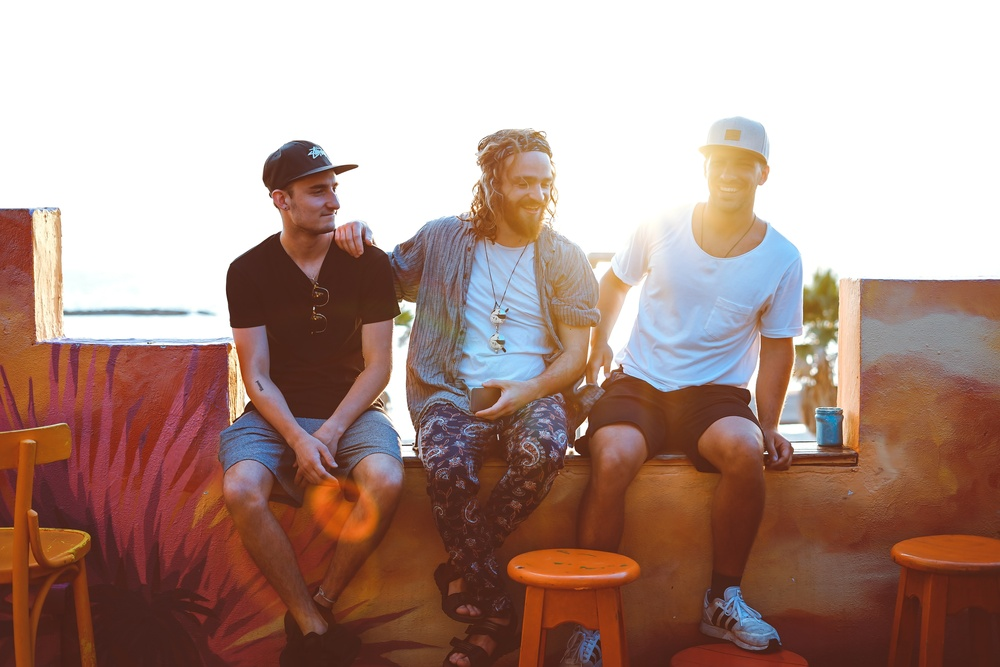
#> input picture python/1imagensEntrada/10.jpg, 1000 x 667 px, shrunk from 3888 x 2592 before the run
$ python 1transformadaFourier.py
#> lines starting #> are read from the running program, lines starting #| are printed output that depends on the picture
# teoria: https://www.lume.ufrgs.br/bitstream/handle/10183/6748/000446124.pdf?sequence=1
# teoria: https://www.cin.ufpe.br/~ags/Sinais/Aplica%C3%A7%C3%A3o%20da%20Transformada%20de%20Fourier%20no%20processamento%20digital%20de%20imagens.pdf
# teoria: https://valci.com.br/download/Transformada-de-Fourier-e-Aplicacoes.pdf

import cv2
import numpy as np
from matplotlib import pyplot as plt
from pylab import *

img = cv2.imread("./../1imagensEntrada/10.jpg")
#> img is the input picture: shape (667, 1000, 3); mean B, G, R 139, 147.8, 175.8
img_gray = cv2.cvtColor(img, cv2.COLOR_RGB2GRAY)    # Converte para escala de cinza
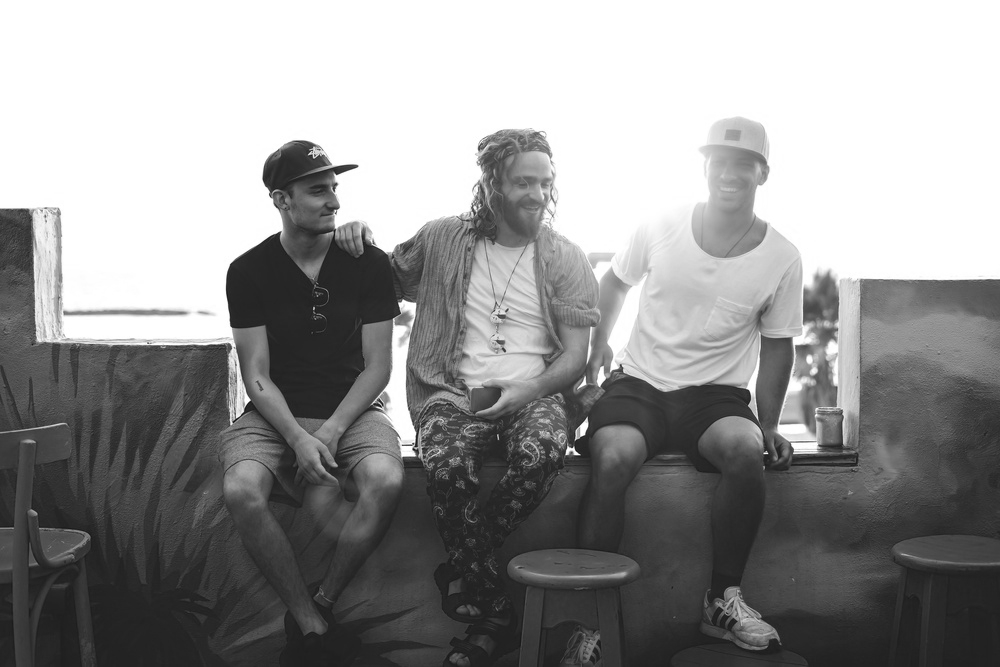
#> img_gray: shape (667, 1000); min 6, max 255, mean 148.4

# https://medium.com/turing-talks/transformada-de-fourier-b1775e891cc5
# Computando a fft2 do gatinho
D = np.fft.fft2(img_gray)
result = np.fft.fftshift(np.log(np.abs(D)))
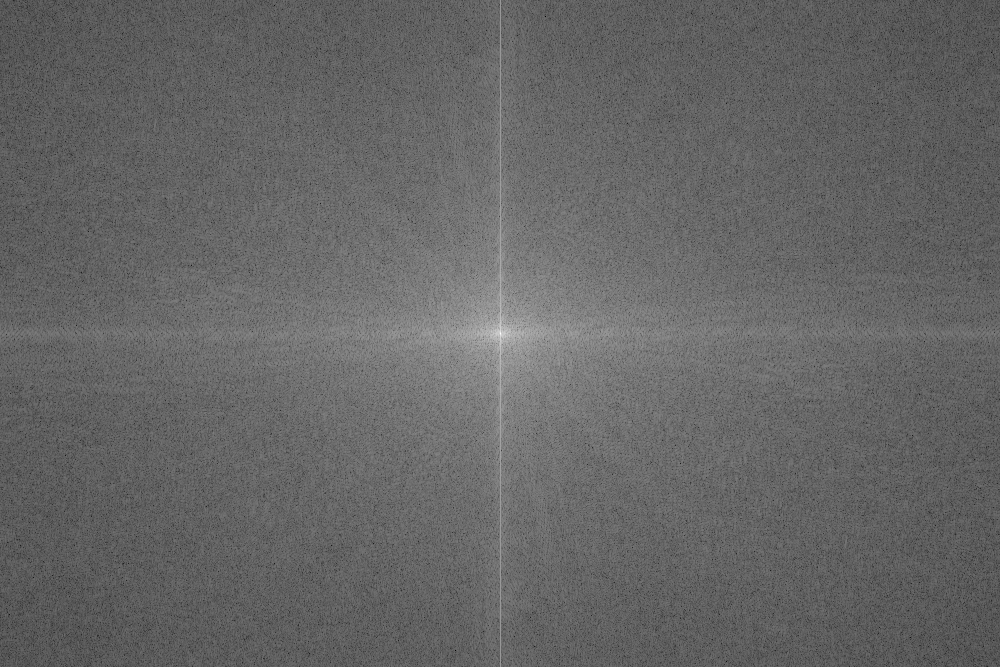
#> result: shape (667, 1000) float64; min 1.52, max 18.41, mean 8.28; drawn with min black and max white
img_inversa = np.fft.ifftshift(result)
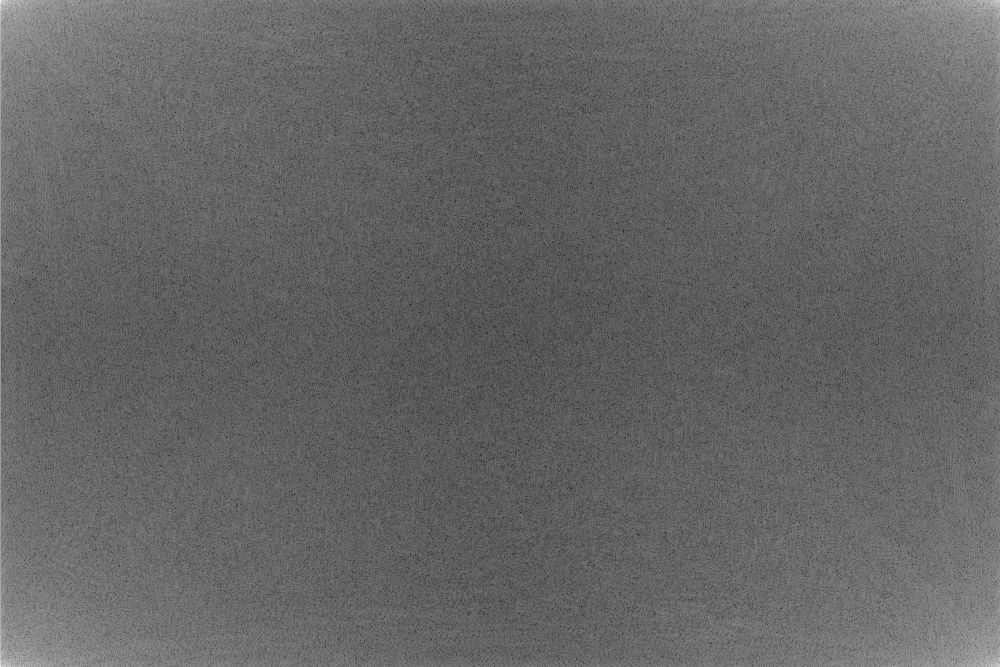
#> img_inversa: shape (667, 1000) float64; min 1.52, max 18.41, mean 8.28; drawn with min black and max white

figura = plt.figure(figsize=(10,5))
plt.subplot(131), plt.title(" entrada"), plt.axis('off'), plt.imshow(cv2.cvtColor(img, cv2.COLOR_BGR2RGB))
plt.subplot(132), plt.title("img transformada"), plt.axis('off'), plt.imshow(result, cmap = 'gray')
plt.subplot(133), plt.title("transformada inversa"), plt.axis('off'), plt.imshow(img_inversa, cmap = 'gray')
plt.show()
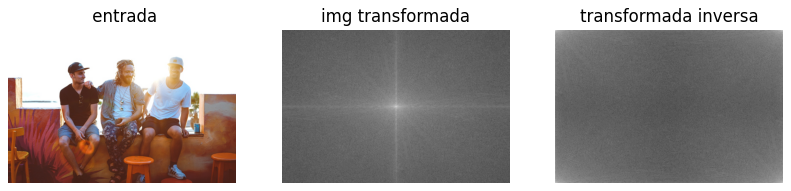
#> figure drawn by matplotlib, 3 panels

$ run again, with python/1imagensEntrada/01.jpg copied over python/1imagensEntrada/10.jpg
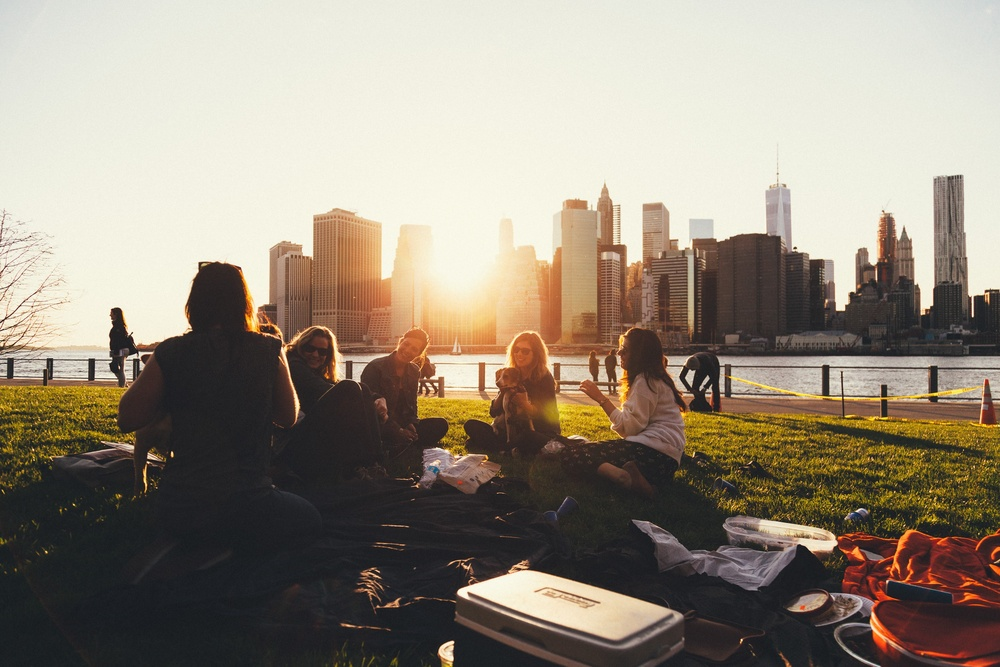
#> input picture python/1imagensEntrada/01.jpg, 1000 x 667 px, shrunk from 3000 x 2000 before the run
#> img is the input picture: shape (667, 1000, 3); mean B, G, R 124.6, 139, 149.3
#> `img_gray = cv2.cvtColor(img, cv2.COLOR_RGB2GRAY)`:
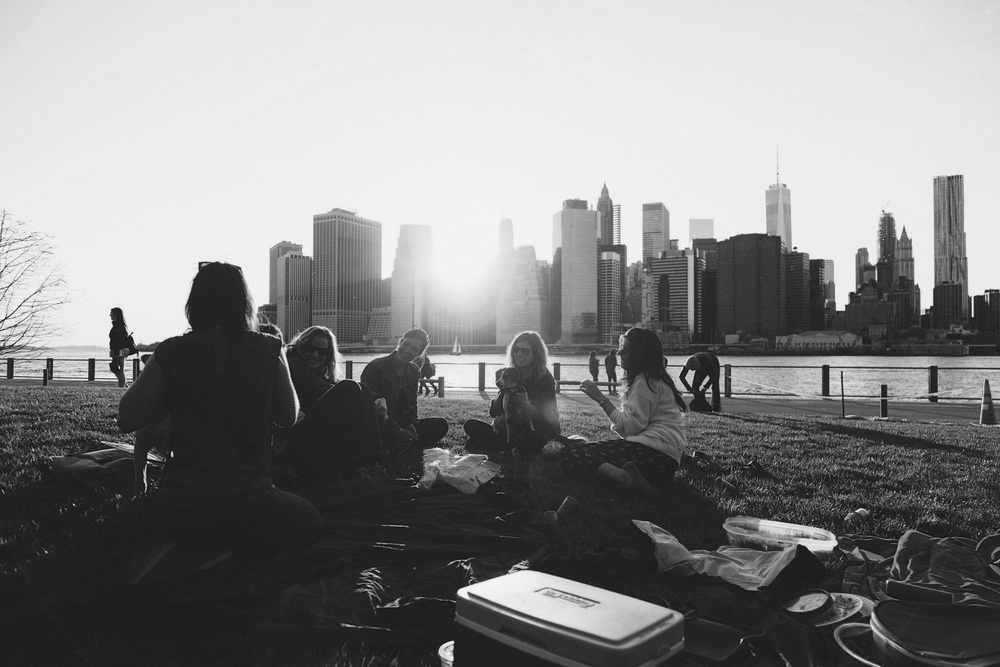
#> img_gray: shape (667, 1000); min 11, max 250, mean 135.8
#> `plt.show()`:
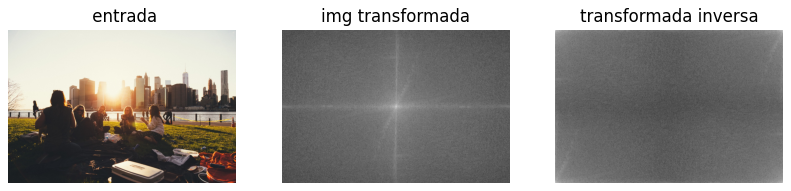
#> figure drawn by matplotlib, 3 panels

$ run again, with python/1imagensEntrada/02.jpg copied over python/1imagensEntrada/10.jpg
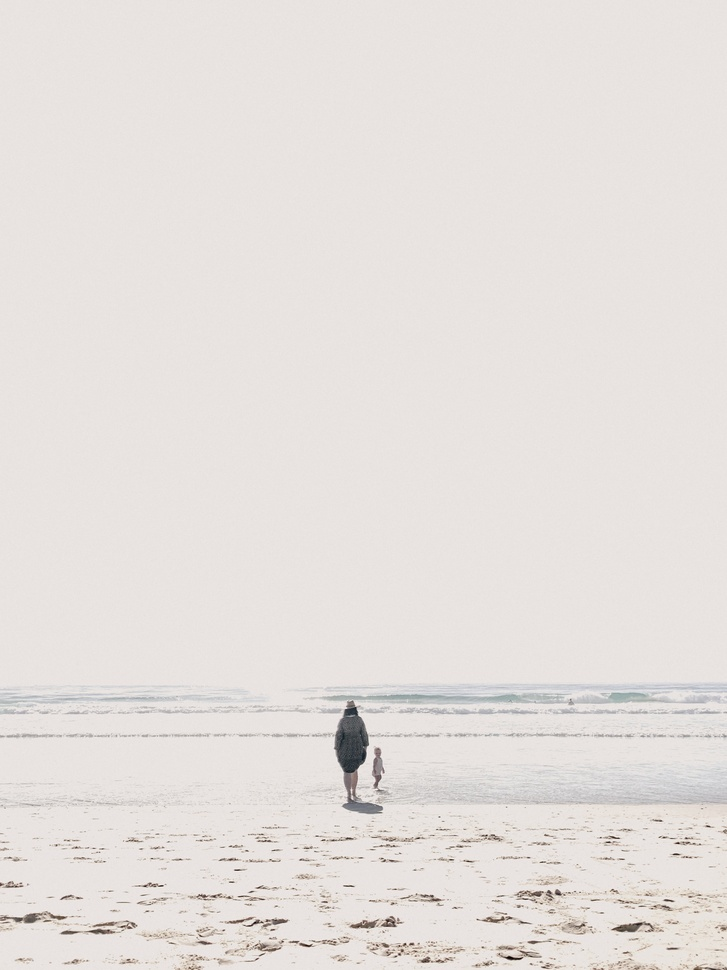
#> input picture python/1imagensEntrada/02.jpg, 727 x 970 px, shrunk from 2960 x 3947 before the run
#> img is the input picture: shape (970, 727, 3); mean B, G, R 221.2, 224.3, 229.4
#> `img_inversa = np.fft.ifftshift(result)`:
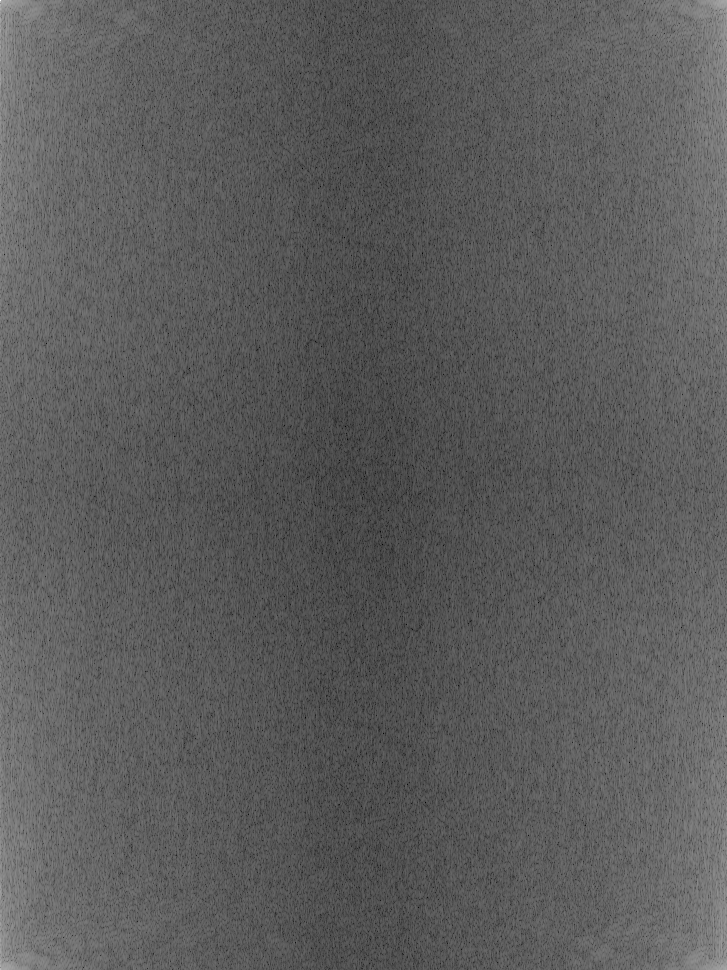
#> img_inversa: shape (970, 727) float64; min 1.86, max 18.88, mean 8; drawn with min black and max white
#> `plt.show()`:
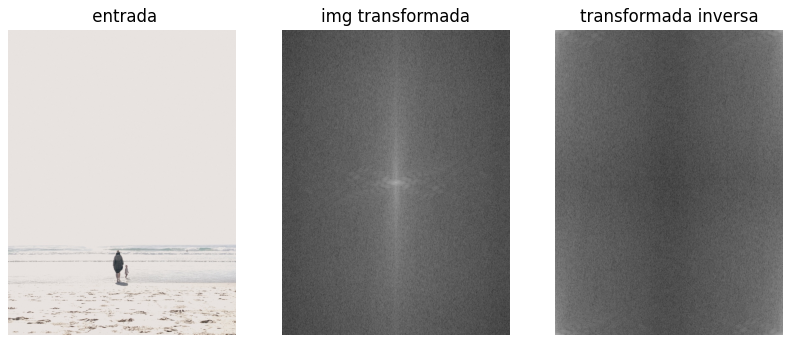
#> figure drawn by matplotlib, 3 panels

$ run again, with python/1imagensEntrada/03.jpg copied over python/1imagensEntrada/10.jpg
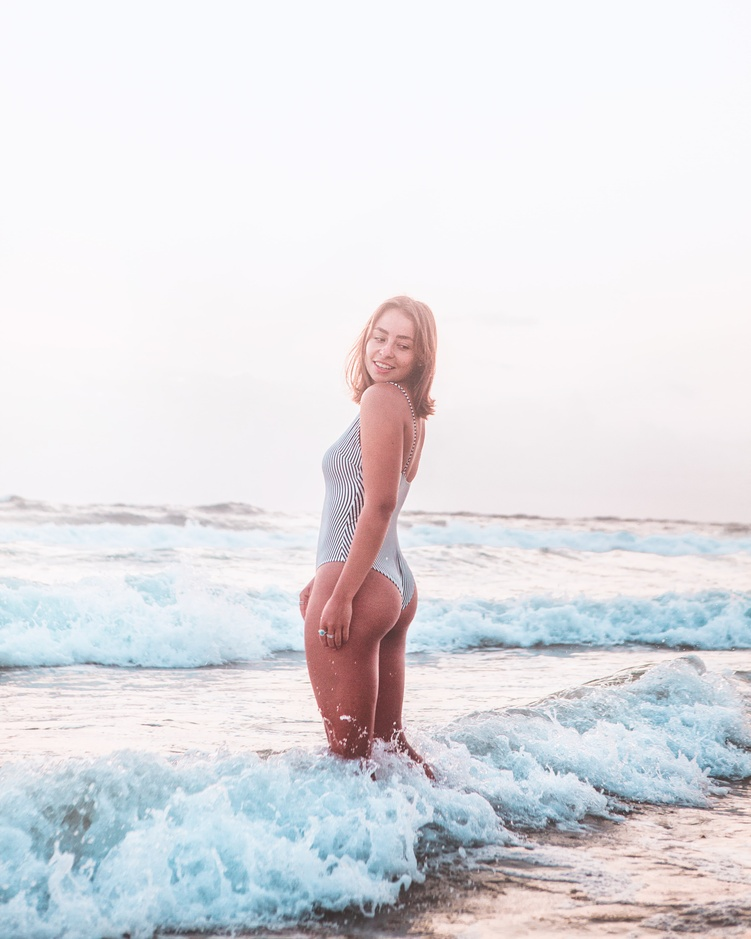
#> input picture python/1imagensEntrada/03.jpg, 751 x 939 px, shrunk from 3744 x 4680 before the run
#> img is the input picture: shape (939, 751, 3); mean B, G, R 228.2, 224.1, 224.7
#> `img_inversa = np.fft.ifftshift(result)`:
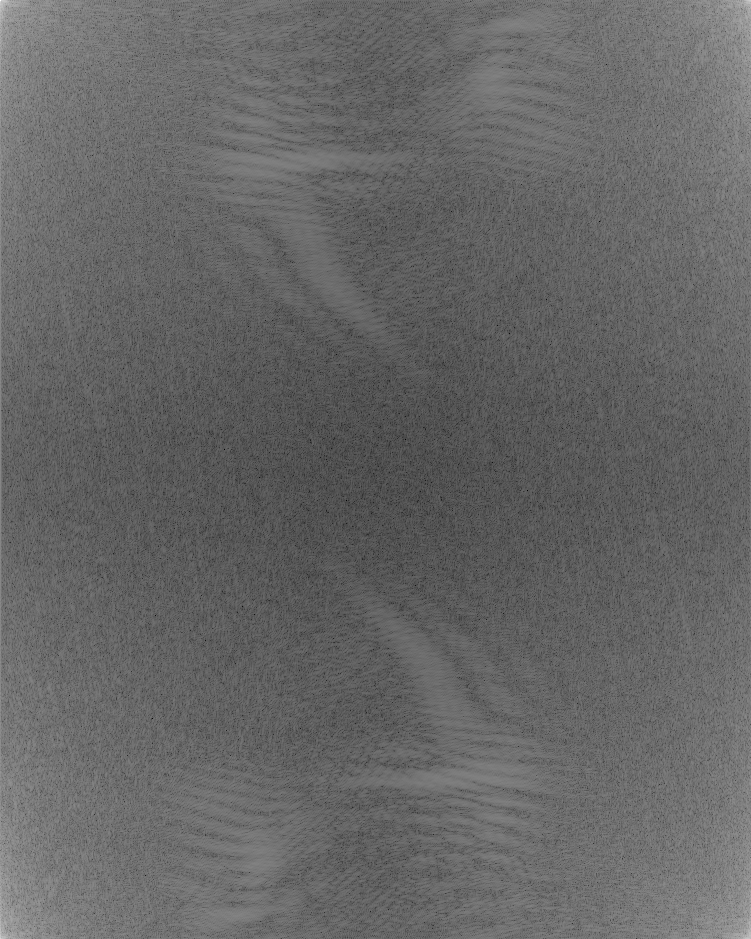
#> img_inversa: shape (939, 751) float64; min 0.779, max 18.88, mean 8.08; drawn with min black and max white
#> `plt.show()`:
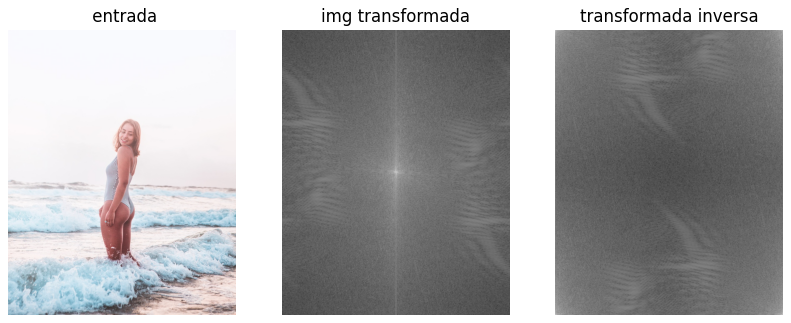
#> figure drawn by matplotlib, 3 panels
